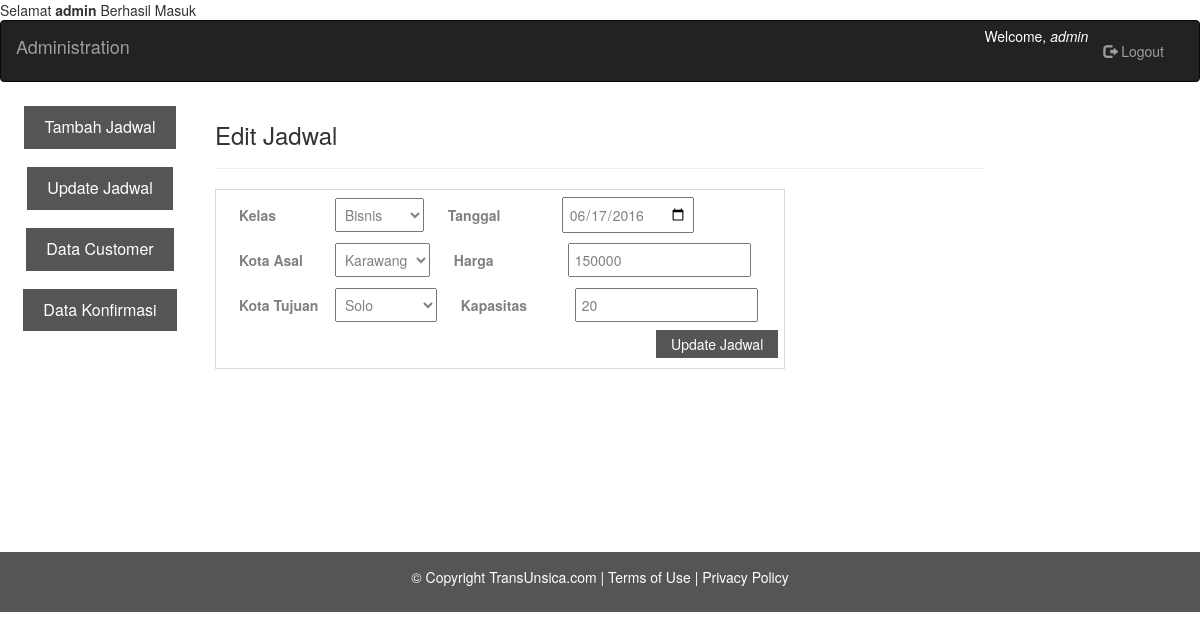
Screenshot of /Admin/Edit-Jadwal.php?no=18 (signed in) with the database file from the repository.
### tables this page shows
CREATE TABLE `tb_jadwal` (
  `No` int(11) NOT NULL,
  `Kelas` varchar(10) DEFAULT NULL,
  `Tgl` date DEFAULT NULL,
  `Asal` varchar(20) DEFAULT NULL,
  `Tujuan` varchar(20) DEFAULT NULL,
  `Harga` int(11) DEFAULT NULL,
  `Kapasitas` int(11) DEFAULT NULL
);

### Admin/Form-Edit.php (the view, shortened to what this page needs)
<?php
$no = $_GET['no'];
$query = mysqli_query($con, "select * from tb_jadwal where No='$no'");
$data = mysqli_fetch_array($query);
 ?>
      <form id="form" name="cek jadwal" action="Control-Edit.php" method="POST">
            <label for="kelas" id="kelas">Kelas</label>
                <select name="kelas" id="s-kelas">
                    <option value="<?php echo $data['Kelas']?>"><?php echo $data['Kelas']?></option>
                </select>
            <label for="date" id="l-date">Tanggal</label>
            <input type="date" id="date" name="tgl" value="<?php echo $data['Tgl']?>" required><br />
            <label for="asal" id="asal">Kota Asal</label>
                <select name="asal" id="s-asal">
                    <option value="<?php echo $data['Asal']?>"><?php echo $data['Asal']?></option>
                </select>
            <label for="no.hp" id="l-harga">Harga</label>
            <input type="text" id="harga" name="harga" value="<?php echo $data['Harga']?>" required ><br />
            <label for="tujuan" id="tujuan">Kota Tujuan</label>
                <select name="tujuan" id="s-tujuan" >
                    <option value="<?php echo $data['Tujuan']?>"><?php echo $data['Tujuan']?></option>
                </select>
            <label for="email" id="kap">Kapasitas</label>
            <input type="text" id="kapasitas" name="kapasitas" value="<?php echo $data['Kapasitas']?>" required><br />
            <input type="submit" id="submit" value="Update Jadwal">
        </form>

### CSS/validasi.css (style rules this page uses)
#kelas,#asal,#tujuan { width: 100px; padding: 8px; margin-left: 10px; box-sizing: border-box; }
#l-date,#l-harga,#kap { width: 120px; padding: 10px; margin-left: 10px; box-sizing: border-box; border: none border-bottom: 2px solid red; }
#submit { margin-left: 435px; background-color: #555555; border: none; color: white; padding: 4px 15px; text-align: center; text-decoration: none; display: inline-block; font-size: 14px; cursor: pointer; -webkit-transition-duration: 5s; transition-duration: 5s; }
#s-kelas,#s-asal,#s-tujuan,#harga,#date,#kapasitas { padding: 5px; }

### rows the page displays
tb_jadwal: kelas "Bisnis", tgl "06/17/2016", asal "Karawang", harga "150000", tujuan "Solo", kapasitas "20"

### other values shown
$_SESSION['username'] "admin"
